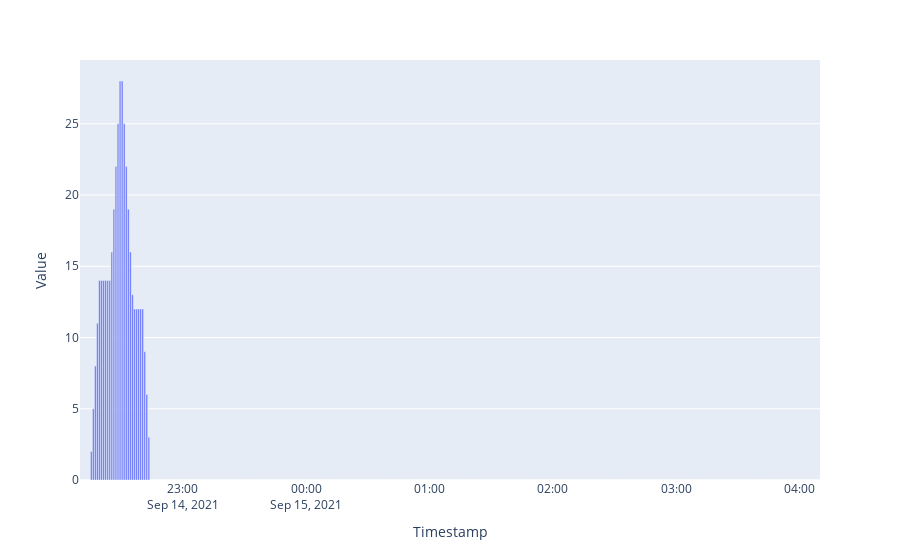

Notebook code for this chart:
### Markdown cell above
## Requests waiting

### Code cell
#df = dfs['requests_waiting']
df = df_system[ df_system.Metric == Metric.RW.value ]
fig = px.bar(df, x='Timestamp', y='Value')
fig.show()

### Figure 1 — Plotly figure (JSON) as saved in the notebook; plotly's stock layout.template omitted (floating-point values rounded to 4 significant figures; data arrays with more than 128 entries replaced by an {"elided": "..."} marker saying what was removed)
{"data": [{"alignmentgroup": "True", "hovertemplate": "Timestamp=%{x}<br>Value=%{y}<extra></extra>", "legendgroup": "", "marker": {"color": "#636efa", "pattern": {"shape": ""}}, "name": "", "offsetgroup": "", "orientation": "v", "showlegend": false, "textposition": "auto", "type": "bar", "x": {"elided": "360 str values"}, "xaxis": "x", "y": {"elided": "360 int values"}, "yaxis": "y"}], "layout": {"barmode": "relative", "legend": {"tracegroupgap": 0}, "margin": {"t": 60}, "xaxis": {"anchor": "y", "domain": [0, 1], "title": {"text": "Timestamp"}}, "yaxis": {"anchor": "x", "domain": [0, 1], "title": {"text": "Value"}}}}
